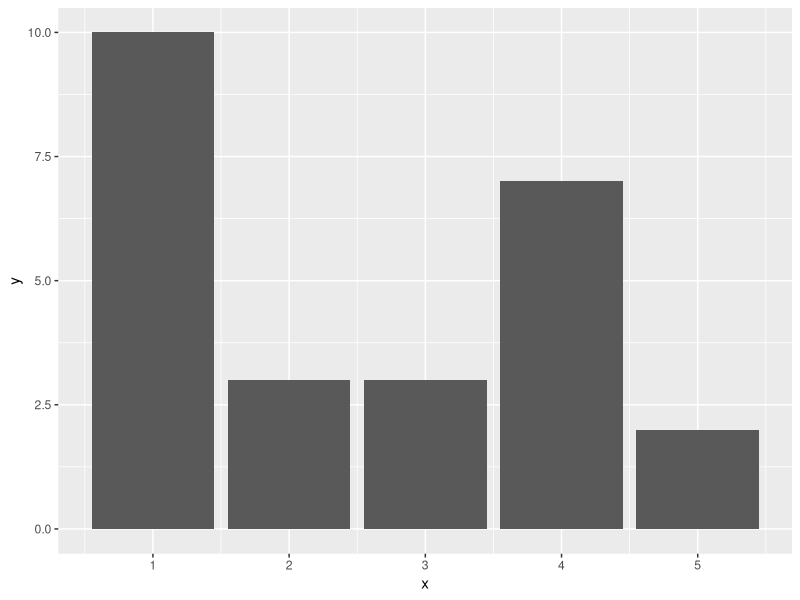
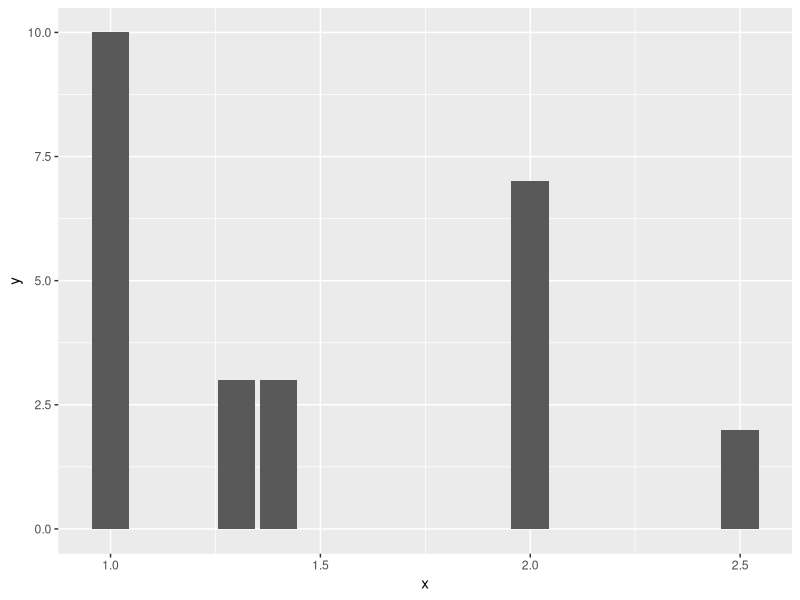
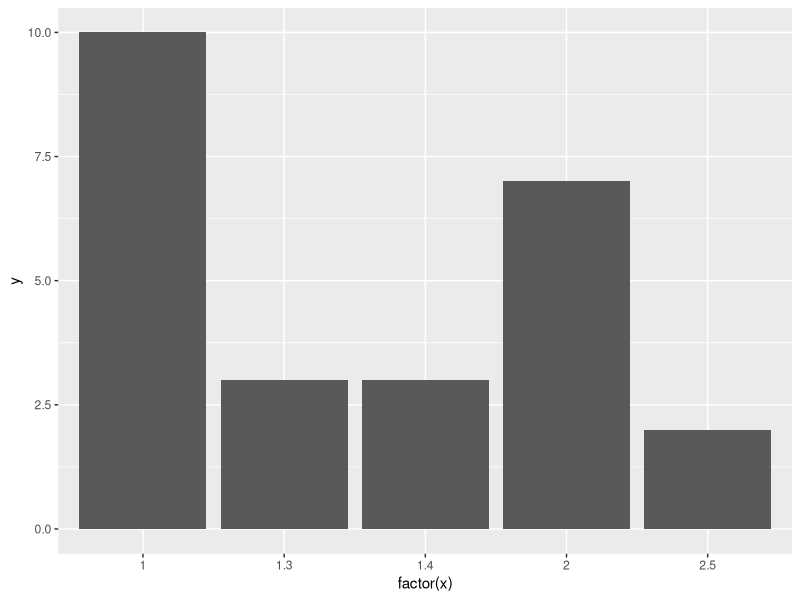
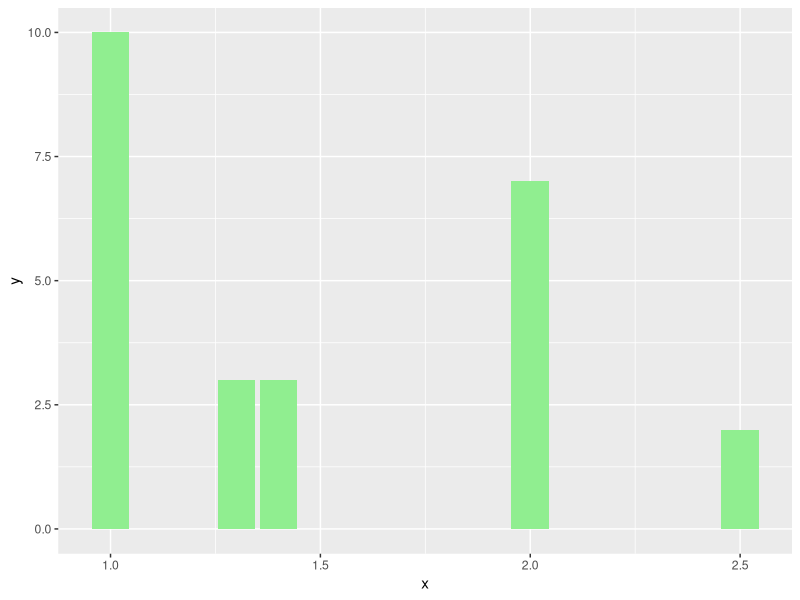
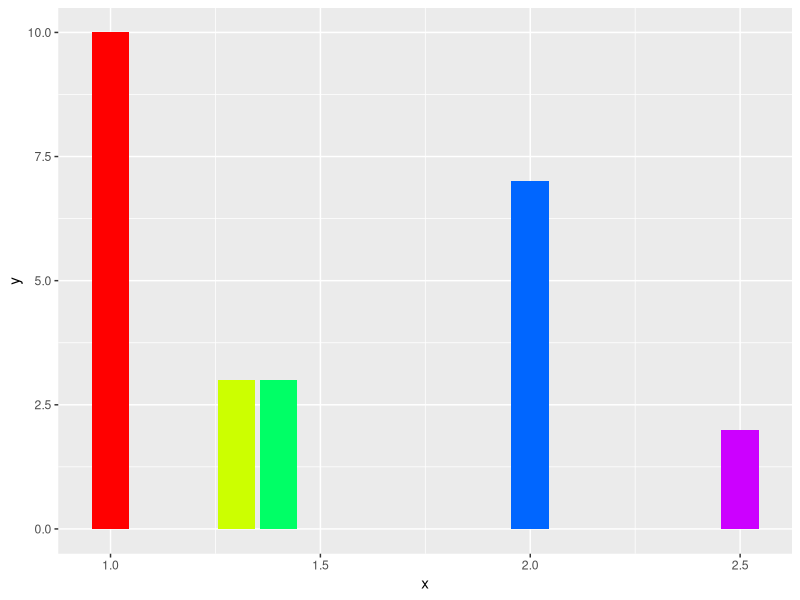
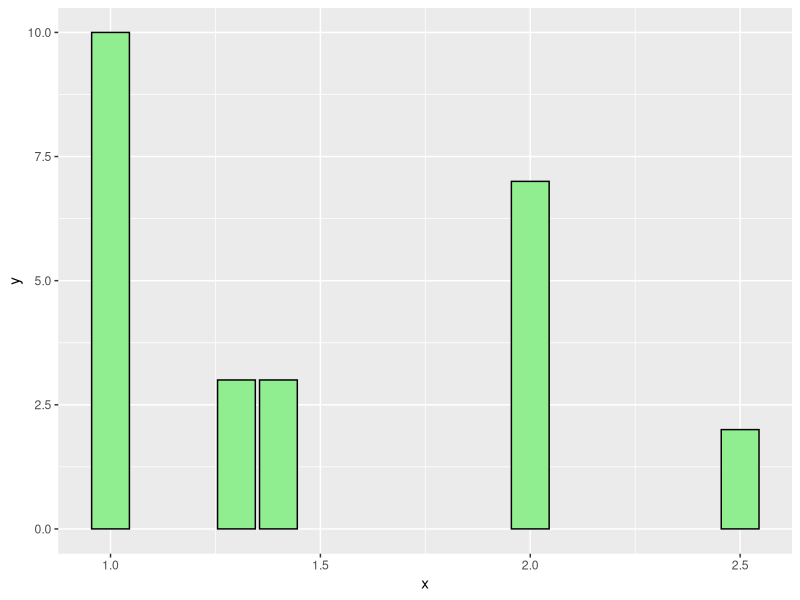
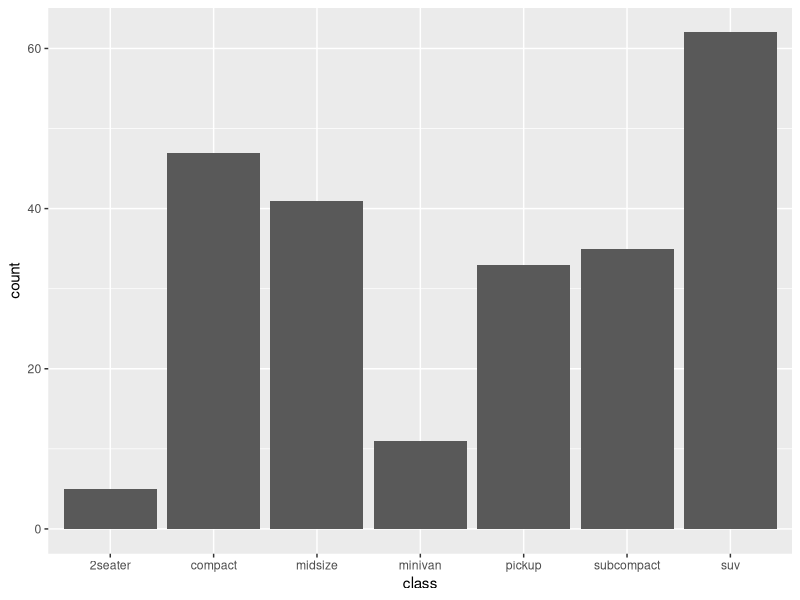
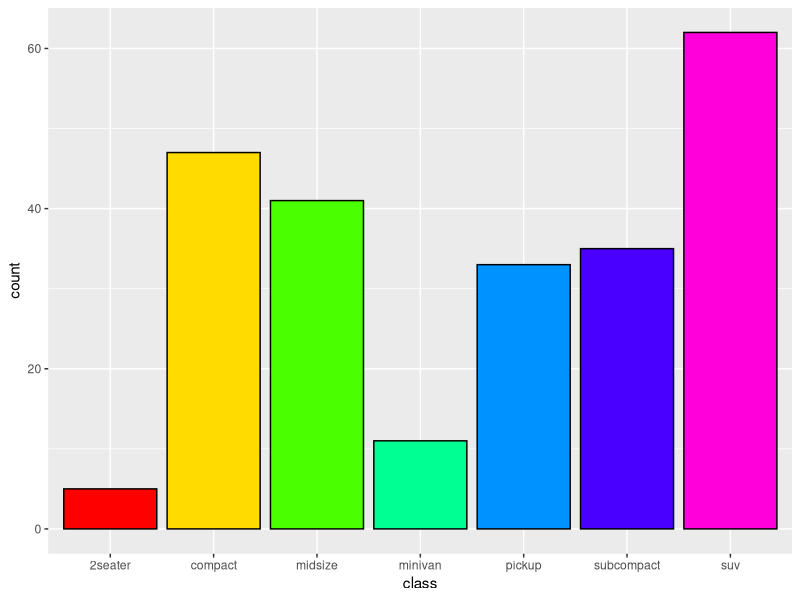

Source code (R) for these figures, in order: (Note: this script raises an error after producing the figures.)
library(ggplot2)
#Bar Chart###################################################
#Bar Chart with table
x<-1:5
y<-round(runif(5,1,10))
z<-data.frame(x,y)
z
ggplot(data=z,aes(x=x,y=y))+geom_bar(stat="identity")

#if x continuous
x<-c(1,1.3,1.4,2.0,2.5)
z<-data.frame(x,y)
ggplot(data=z,aes(x=x,y=y))+geom_bar(stat="identity")

#force x to be discrete
ggplot(data=z,aes(x=factor(x),y=y))+geom_bar(stat="identity")

#change colour
ggplot(data=z,aes(x=x,y=y))+geom_bar(stat="identity",fill="lightgreen")
ggplot(data=z,aes(x=x,y=y))+geom_bar(stat="identity",fill=rainbow(5))

#add border
ggplot(data=z,aes(x=x,y=y))+
  geom_bar(stat="identity",fill="lightgreen",colour="black")

#count data
mpg
ggplot(data=mpg,aes(x=class))+geom_bar()
b<-ggplot(data=mpg)
b+geom_bar(aes(x=class),colour="black",fill=rainbow(7))

b+geom_bar(aes(x=displ))
b+geom_histogram(aes(x=displ))
b+geom_histogram(aes(x=displ),bins=50,fill="lightcoral")
b+geom_histogram(aes(x=displ),binwidth =0.1,fill="lightcoral")

#change colour with respect to categories
a<-c("A","B","C","D","E","F","G","H","I","J")
b<-ceiling(runif(10,10,13))
c<-round(runif(10,5,20))
d<-data.frame(a,b,c)

ggplot(data=d,aes(x=a,y=c,fill=b))+geom_bar(stat="identity")
ggplot(data=d,aes(x=a,y=c,fill=factor(b)))+geom_bar(stat="identity")
ggplot(data=d,aes(x=a,y=c))+geom_bar(stat="identity",fill=b)

f<-factor(b,labels = c("First","Second","Third"))
e<-data.frame(a,f,c)
ggplot(data=e,aes(x=a,y=c,fill=f))+geom_bar(stat="identity")
ggplot(data=e,aes(x=a,y=c))+geom_bar(stat="identity",fill=f)#error

g<-factor(b,labels = c("red","violet","coral"))
e<-data.frame(a,f,c,g)
ggplot(data=e,aes(x=a,y=c))+geom_bar(stat="identity",fill=g)#ok

#group data
x<-rep(1:3,2)
y<-rep(1:2,3)
r<-round(runif(6,1,10))
z<-data.frame(x,y,r)
table(z$x,z$y)

ggplot(data=z,aes(x=factor(x),y=r,fill=factor(y)))+
  geom_bar(stat = "identity",colour="black")

ggplot(data=z,aes(x=factor(x),y=r,fill=factor(y)))+
  geom_bar(stat = "identity",colour="black",position = "dodge")

ggplot(data=z,aes(x=factor(x),y=r,fill=factor(y)))+
  geom_bar(stat = "identity",colour="black",position = position_dodge())
#Example of Exercise bars & line Q2
z1<-z[-6,]
ggplot(data=z1,aes(x=factor(x),y=r,fill=factor(y)))+
  geom_bar(stat = "identity",colour="black")

ggplot(data=z1,aes(x=factor(x),y=r,fill=factor(y)))+
  geom_bar(stat = "identity",colour="black",position = "dodge")
#
z2<-rbind(z1,c(3,2,NA))
ggplot(data=z2,aes(x=factor(x),y=r,fill=factor(y)))+
  geom_bar(stat = "identity",colour="black",position = "dodge")

#group count data
ggplot(data = mpg,aes(x=class,fill=drv))+geom_bar(position = "dodge")
ggplot(data = mpg,aes(x=class,fill=drv))+geom_bar()

#set bar width and spacing
ggplot(data = mpg,aes(x=class,fill=drv))+geom_bar(width = 0.5)
ggplot(data = mpg,aes(x=class,fill=drv))+geom_bar(width = 1)

ggplot(data=mpg,aes(x=class,fill=drv))+
  geom_bar(width=0.5,position = "dodge")

#width=x makes each group total width=x
#Example of Exercise bars & line Q1
ggplot(data=mpg,aes(x=class,fill=drv))+
  geom_bar(width=0.5,position = position_dodge(width = 0.7))

#position_dodge(width=x) makes the middle of each bar
#where it would be if the bar width is x and touching

#add labels
x<-1:5
y<-round(runif(5,1,10))
z<-data.frame(x,y)

ggplot(data=z,aes(x=x,y=y))+geom_bar(stat="identity")+
  geom_text(aes(label=y),colour="white")
ggplot(data=z,aes(x=x,y=y))+geom_bar(stat="identity")+
  geom_text(aes(label=y),colour="white",vjust=1.5)
ggplot(data=z,aes(x=x,y=y))+geom_bar(stat="identity")+
  geom_text(aes(label=y),colour="red",vjust= -0.5)

b<-ggplot(data = mpg)
tab<-data.frame(table(mpg$class))

b+geom_bar(aes(x=class),fill="steelblue")+
  geom_text(aes(x=1:7,y=Freq,label=Freq),data=tab,vjust=1,size=3)
#default size font=5默认大小字体

#reorder bars

a<-c("A","B","C","D","E","F","G","H","I","J")
b<-ceiling(runif(10,10,13))
c<-round(runif(10,5,20))
d<-data.frame(a,b,c)

ggplot(data=d,aes(x=a,y=c))+geom_bar(stat="identity")

ggplot(data=d,aes(x=a,y=c))+geom_bar(stat="identity")+
  scale_x_discrete(limits=c("A","C","E","G","I","B","D","F","H","J"))

ggplot(data=d,aes(x=reorder(a,b),y=c))+geom_bar(stat="identity")


#line chart##################################################
#basic line chart
g<-ggplot(trees,aes(x=Girth,y=Height))
g+geom_line()

#expand the limits
g+geom_line()+expand_limits(x=5,y=50)
g+geom_line()+expand_limits(x=c(5,25))

#add points to a line
g+geom_line()+geom_point()

#log scale limit
g+geom_line()+geom_point()+scale_y_log10()
g+geom_line()+geom_point()+scale_x_log10()

ggplot(sleep,aes(x=as.numeric(ID),y=extra))+geom_line()

#multiple line
#third variable discrete
ggplot(sleep,aes(x=as.numeric(ID),y=extra,colour=group))+geom_line()
ggplot(sleep,aes(x=as.numeric(ID),y=extra,linetype=group))+geom_line()
ggplot(sleep,aes(x=as.numeric(ID),y=extra,shape=group))+geom_point()
ggplot(sleep,aes(x=as.numeric(ID),y=extra,group=group))+geom_line()

#change line andpoint features
g<-ggplot(trees,aes(x=Girth,y=Height))
g+geom_line(colour="red",linetype="dashed",size=2)+geom_point()
g+geom_line(colour="red",linetype="dashed",size=0.5)+
  geom_point(shape=22,size=3,colour="blue",fill="red")

ggplot(sleep,aes(x=as.numeric(ID),y=extra,fill=group))+geom_line()+
  geom_point(shape=21,size=2)

#area chart
dt<-data.frame(1871:1970,Nile)
names(dt)<-c("Year","Flow")

ga<-ggplot(dt,aes(x=Year,y=Flow))
ga+geom_area()

#change area features
ga+geom_area(fill="lightpink",colour="darkred")
#transparency
ga+geom_area(fill="lightpink",colour="darkred",alpha=0.2)#80% transparent
ga+geom_area(fill="lightpink",colour="darkred",alpha=0.4)#60%

#stacked area chart
Year<-rep(1960:1980,rep(4,21))
Quarter<-rep(1:4,21)
ds<-data.frame(Year,JohnsonJohnson,Quarter)
names(ds)<-c("Year","Earnings","Quarter")

ggplot(ds,aes(x=Year,y=Earnings,fill=factor(Quarter)))+geom_area(alpha=0.7)

#add confidence interval
ga+geom_line()
std<-sd(dt$Flow)

#geom_ribbon
ga+geom_ribbon(aes(ymin=Flow-std,ymax=Flow+std),alpha=0.3)+
  geom_line()

ga+geom_line()+geom_ribbon(aes(ymin=Flow-std,ymax=Flow+std),alpha=0.3)

#geom_line()
ga+geom_line(aes(y=Flow-std),linetype="dashed",colour="darkgrey")+
  geom_line(aes(y=Flow+std),linetype="dashed",colour="darkgrey")+
  geom_line()

#scatter plots##################################################
ggplot(trees,aes(x=Girth,y=Height))+geom_point()

#change features of points
ggplot(trees,aes(x=Girth,y=Height))+geom_point(shape=21,size=3)

#groups of points
#Example of Exercise bars & line Q3
ggplot(mpg,aes(x=cty,y=hwy,shape=class))+geom_point()+
  scale_shape_manual(values = 1:7)
ggplot(mpg,aes(x=cty,y=hwy,shape=class,colour=class))+geom_point()+
  scale_shape_manual(values = 1:7)

ggplot(mtcars,aes(x=drat,y=wt,shape=factor(am),colour=factor(am)))+
  geom_point()+scale_shape_manual(values = 1:2)+
  scale_colour_manual(values=c("red","black"))

#for shape 21-25, we can also change fill
ggplot(mtcars,aes(x=drat,y=wt))+
  geom_point(colour="red",fill="black",size=5,shape=21)

ggplot(mtcars,aes(x=drat,y=wt,shape=factor(am),
                  colour=factor(am),fill=factor(am)))+
  geom_point(size=4)+scale_shape_manual(values = 21:22)+
  scale_colour_manual(values=c("red","black"))+
  scale_fill_manual(values=c("black","red"))

#fit 3rd variable is continnuous
ggplot(mpg,aes(x=cty,y=hwy,size=displ))+geom_point()
ggplot(mpg,aes(x=cty,y=hwy,colour=displ))+geom_point()

ggplot(mtcars,aes(x=drat,y=wt,fill=qsec))+
  geom_point(colour="black",alpha=0.5,size=5,shape=21)

ggplot(mtcars,aes(x=drat,y=wt,size=qsec))+
  geom_point(colour="black",alpha=0.5,fill="red",shape=21)

ggplot(mtcars,aes(x=drat,y=wt,size=qsec,fill=factor(am)))+
  geom_point(colour="black",alpha=0.5,shape=21)

#make the area proportion to scale value
ggplot(mtcars,aes(x=drat,y=wt,size=qsec))+
  geom_point(colour="black",alpha=0.5,shape=21)+
  scale_size_area()

#overploting
#transparency
ggplot(diamonds,aes(x=carat,y=price))+geom_point(alpha=0.1)

#jitter
ggplot(Loblolly,aes(x=age,y=height))+geom_point()
ggplot(Loblolly,aes(x=age,y=height))+
  geom_point(position=position_jitter(width=0.3,height=0.2))

#adding fitted lines
#linear regression
ggplot(trees,aes(x=Girth,y=Height))+geom_point()+
  geom_smooth(method = lm)#default 95% confidence region
ggplot(trees,aes(x=Girth,y=Height))+geom_point()+
  geom_smooth(method = lm,level=0.99)
ggplot(trees,aes(x=Girth,y=Height))+geom_point()+
  geom_smooth(method = lm,se=FALSE)

lm(trees$Height~trees$Girth)
txt<-"italic(y)==62.031+1.054*italic(x)"

ggplot(trees,aes(x=Girth,y=Height))+geom_point()+
  geom_smooth(method = lm,level=0.99)+
  annotate("text",label=txt,x=18,y=65,parse=T)

ggplot(trees,aes(x=Girth,y=Height))+geom_point()+
  geom_smooth()#local weighted polynomial curve

#logistic regression
ggplot(mtcars,aes(x=mpg,y=am))+geom_point()+
  geom_smooth(method = glm,method.args=list(family="binomial"))

#add marginal rugs
ggplot(faithful,aes(x=eruptions,y=waiting))+geom_point()+
  geom_rug(sizze=1)

#add labels
CARS<-rownames(mtcars)
new<-data.frame(CARS,mtcars)

ggplot(new,aes(x=drat,y=wt))+geom_point()+
  geom_text(aes(label=CARS),size=3,vjust=1,hjust=-0.2)
